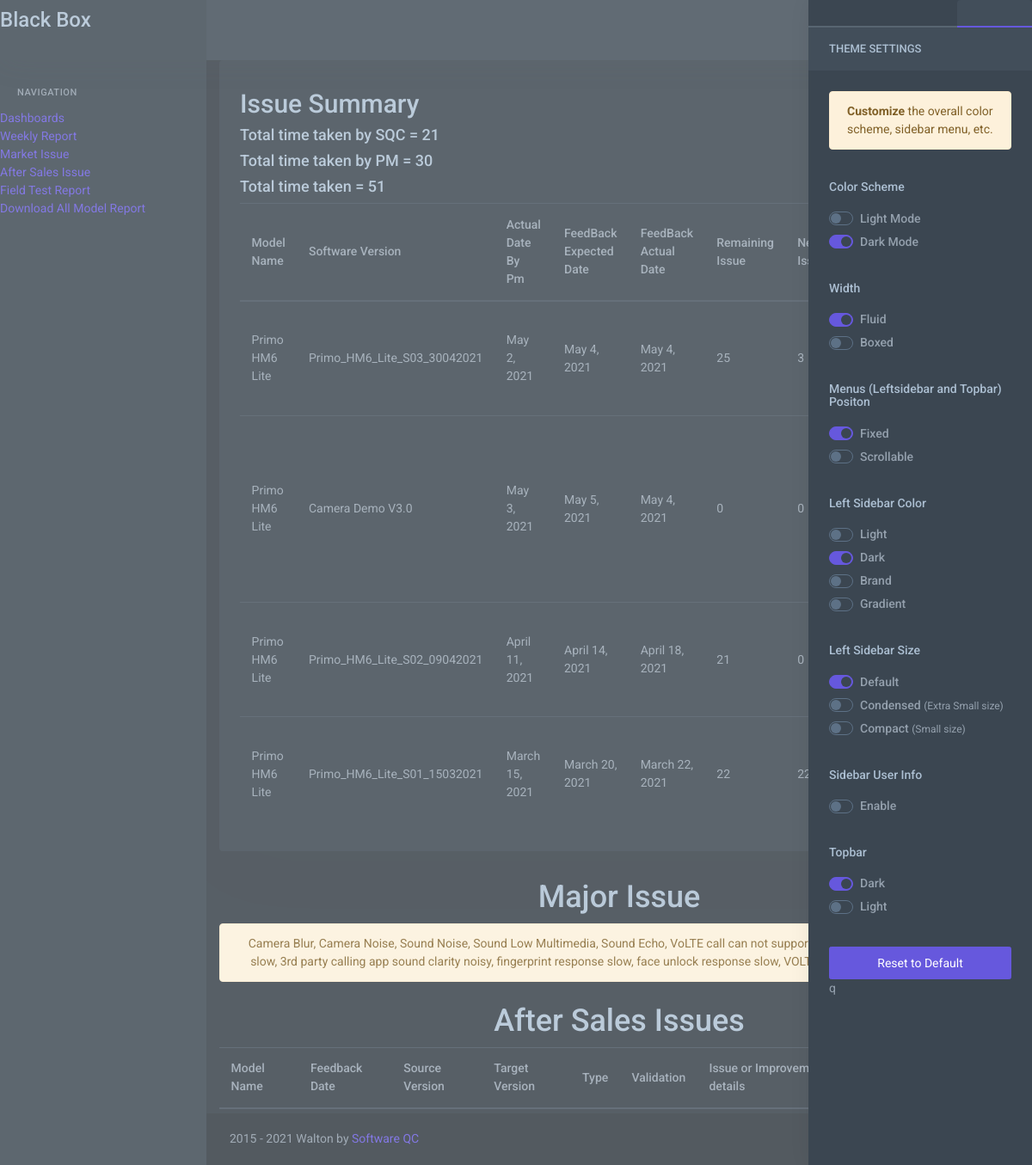
The app's page /model_detail/35 with its own data.
### aspmissue/models.py (models this page shows, shortened)
class IssueSummary(models.Model):
    model = models.ForeignKey(ModelName, on_delete=models.CASCADE, null=True)
    software = models.ForeignKey(Software, on_delete=models.CASCADE, null=True, blank =True)
    software_type = (
        ('Version Software', 'Version Software'),
        ('Demo Software', '	Demo Software'),
        ('Final MP SW', 'Final MP SW'),
        ('Compatibility SW', 'Compatibility SW'),
    )
    software_type = models.CharField(max_length=200, choices = software_type, null=True)
    issue_analysis_version_wise = models.CharField(max_length=200, null=True)
    expected_software_date = models.DateField(null=True, blank=True)
    actual_software_date = models.DateField(null=True)
    feedback_expected_date = models.DateField(null=True)
    feedback_actual_date = models.DateField(null=True)
    Remaining_issue = models.IntegerField( null=True, default=0)
    new_issue = models.IntegerField(null=True, default=0)
    reopen_issue = models.IntegerField( null=True, default=0)
    Fixed_issue = models.IntegerField( null=True, default=0)
    supplier_can_not_fixed = models.IntegerField( default=0)
    issue_clsoed_by_pm = models.IntegerField( default=0)
    is_mp = models.BooleanField(default=False)
    delay_team = (
        ('PM', 'PM'),
        ('QC', 'QC'),
        ('Supplier', 'Supplier'),
    )
    delay = models.CharField(max_length=50, choices=delay_team, null=True, blank=True)
    remarks = models.TextField(null=True, blank=True)
    delay_by_pm = models.CharField(max_length=200, null=True, blank=True)
    delay_by_qc = models.CharField(max_length=200, null=True, blank=True)
    mejor_issue = models.ForeignKey(MajorIssue, on_delete=models.CASCADE, null=True, blank=True)
    existing_issue = models.IntegerField(default = 0, null=True, blank=True)
    def __str__(self):
        return self.issue_analysis_version_wise

class ModelName(models.Model):
    supplier = models.ForeignKey(Supplier, on_delete=models.CASCADE, null=True)
    pm_name = models.ForeignKey(ProjectManager, on_delete=models.CASCADE, null=True)
    modelname = models.CharField(max_length=200,unique=True)
    modeldescription = models.CharField(max_length=200, null=True)
    isFinished = models.BooleanField(default=False,blank=True,null=True)

class Software(models.Model):
    modelname = models.ForeignKey(ModelName, on_delete=models.CASCADE, null=True, blank=True)
    software_full_name = models.CharField(max_length=200, blank=True, null=True)

### aspmissue/views.py (the view)
# urls.py: path('model_detail/<int:id>', views.modelDetail, name='modelDetail'),
def modelDetail(request, id):
    context = dict()
    modeltest = ModelName.objects.get(pk=id)
    issue_detail = MajorIssue.objects.filter(modelname=id).values('issue')
    after_sales_issue_analysis = AfterSalesAnalysis.objects.filter(model_name=id)
    issue_analysis = IssueAnalysis.objects.filter(model=modeltest)
    issue_summary = IssueSummary.objects.filter(model=modeltest).order_by('-feedback_actual_date')
    print(issue_summary)
    def totalDaysBySWQc():
        total_days_Taken_by_SQC =0
        al_fb_date = []
        al_actual_sw_date = []
        for date in issue_summary:
            al_fb_date.append(date.feedback_actual_date)
            al_actual_sw_date.append(date.actual_software_date)
        loop_length = len(al_actual_sw_date)
        for i in range(loop_length):
            sqc_taken_time = al_fb_date[i] -  al_actual_sw_date[i]
            if str(sqc_taken_time)[1]== ":":
                total_days_Taken_by_SQC +=1
            else:
                total_days_Taken_by_SQC += int(str(sqc_taken_time)[:2]) + 1
        return total_days_Taken_by_SQC
    def totalDaysByPM():
        total_days_Taken_by_PM = 0
        all_fb_date = []
        all_actual_sw_date = []
        for date in issue_summary:
            all_fb_date.append(date.feedback_actual_date)
            all_actual_sw_date.append(date.actual_software_date)
        loop_length =len(all_actual_sw_date)
        for i in range(loop_length-1):
            dif_fd_back_to_new_sw_from_pm = all_actual_sw_date[i]- all_fb_date[i+1]
            if str(dif_fd_back_to_new_sw_from_pm)[0]=="0":
                pass
            else:
                total_days_Taken_by_PM+= int(str(dif_fd_back_to_new_sw_from_pm)[:2])-1
        return total_days_Taken_by_PM
    context['issue_summary'] = issue_summary
    context['issue_detail'] = issue_detail
    context['issue_analysis'] = issue_analysis
    context['total_days_Taken_by_PM'] = totalDaysByPM()
    context['total_days_Taken_by_SQC'] = totalDaysBySWQc()
    context['total_days_Taken'] = totalDaysBySWQc() + totalDaysByPM()
    context['after_sales_issue_analysis'] = after_sales_issue_analysis
    return render(request, 'aspmissue/issue_summary.html', context)

### aspmissue/templates/aspmissue/issue_summary.html (shortened to what this page needs)
{% extends 'aspmissue/base.html' %}
{% load static %}
{% block content %}
<form method="post" id="forminsert">
    <div class="row">
        <div class="col-12">
            <div class="card">
                <div class="card-body">
                    <div  class="table-responsive">
                        <h2>Issue Summary</h2>
                        <table class="table table-centered mb-0 test " id="grouptable">
                            <thead>
                            <tr>
                                <th>Model Name</th>
                                <th>Software Version</th>
                                <th>Actual Date By Pm</th>
                                <th>FeedBack Expected Date  </th>
                                <th>FeedBack Actual Date  </th>
                                <th>Remaining Issue</th>
                                <th>New Issue</th>
                                <th>Re-open Issue</th>
                                <th>Fixed Issue</th>
                                <th>Supply Can't fix</th>
                            </tr>
                            </thead>
                            <tbody>
                            {% for summary in issue_summary %}
                            <tr>
                                <td> {{summary.model.modelname  }}</td>
                                <td> {{summary.software.software_full_name}}</td>
                                <td> {{summary.actual_software_date }}</td>
                                <td> {{summary.feedback_expected_date }}</td>
                                <td> {{summary.feedback_actual_date }}</td>
                                <td> {{summary.Remaining_issue }}</td>
                                <td> {{summary.new_issue }}</td>
                                <td> {{summary.reopen_issue }}</td>
                                <td> {{summary.Fixed_issue }}</td>
                                <td> {{summary.supplier_can_not_fixed}}</td>
                            </tr>
                            {% endfor %}
                            <tr><h4>Total time taken by SQC = {{ total_days_Taken_by_SQC }}</h4></tr>
                            <tr><h4> Total time taken by PM = {{ total_days_Taken_by_PM }}</h4></tr>
                            <tr><h4>Total time taken  = {{ total_days_Taken }}</h4></tr>
                            </tbody>
                        </table>
                    </div>
                </div>
            </div>
        </div>
    </div>
</form>
<h1  style="text-align: center" > Major Issue</h1>
{% for issue_details in issue_detail %}
<div class="alert alert-warning" style="text-align: center">
    <strong></strong> {{ issue_details.issue }}</div>
{% endfor %}
<div  class="table-responsive">
    <h1  style="text-align: center" > After Sales Issues</h1>
    <table class="table table-centered mb-0 test " id="grouptable">
        <thead>
        <tr>
            <th>Model Name</th>
            <th>Feedback Date</th>
            <th>Source Version</th>
            <th>Target Version</th>
            <th>Type</th>
            <th>Validation</th>
            <th>Issue or Improvement details</th>
            <th>Solved or Improve</th>
            <th>Remarks</th>
        </tr>
        </thead>
    </table>
</div>
{% endblock %}

### records on screen
IssueSummary: model.modelname "Primo HM6 Lite", software.software_full_name "Primo_HM6_Lite_S03_30042021", actual_software_date "May 2, 2021", feedback_expected_date "May 4, 2021", feedback_actual_date "May 4, 2021", Remaining_issue "25", new_issue "3"
IssueSummary: model.modelname "Primo HM6 Lite", software.software_full_name "Camera Demo V3.0", actual_software_date "May 3, 2021", feedback_expected_date "May 5, 2021", feedback_actual_date "May 4, 2021", Remaining_issue "0", new_issue "0"
IssueSummary: model.modelname "Primo HM6 Lite", software.software_full_name "Primo_HM6_Lite_S02_09042021", actual_software_date "April 11, 2021", feedback_expected_date "April 14, 2021", feedback_actual_date "April 18, 2021", Remaining_issue "21", new_issue "0"
IssueSummary: model.modelname "Primo HM6 Lite", software.software_full_name "Primo_HM6_Lite_S01_15032021", actual_software_date "March 15, 2021", feedback_expected_date "March 20, 2021", feedback_actual_date "March 22, 2021", Remaining_issue "22", new_issue "22"

### other values on screen
{{ total_days_Taken_by_SQC }} "21"
{{ total_days_Taken_by_PM }} "30"
{{ total_days_Taken }} "51"
